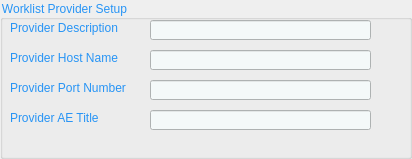
  <widget class="QGroupBox" name="groupBox_4">
   <property name="geometry">
    <rect>
     <x>1268</x>
     <y>11</y>
     <width>412</width>
     <height>159</height>
    </rect>
   </property>
   <property name="styleSheet">
    <string notr="true">QGroupBox{
	color: #2794f5;
}</string>
   </property>
   <property name="title">
    <string>Worklist Provider Setup</string>
   </property>
   <widget class="QLabel" name="label_13">
    <property name="geometry">
     <rect>
      <x>10</x>
      <y>20</y>
      <width>121</width>
      <height>16</height>
     </rect>
    </property>
    <property name="styleSheet">
     <string notr="true">QLabel{
	color: #2794f5;
}</string>
    </property>
    <property name="text">
     <string>Provider Description</string>
    </property>
   </widget>
   <widget class="QLineEdit" name="lineEdit_13">
    <property name="geometry">
     <rect>
      <x>150</x>
      <y>20</y>
      <width>221</width>
      <height>20</height>
     </rect>
    </property>
    <property name="styleSheet">
     <string notr="true">QLineEdit{
	background-color: #f4f9f9;
    background-image: url(url(:/new/Images/Chosen Button 1.png));
    background-attachment: fixed;
	color:#7ca2e6;
}</string>
    </property>
   </widget>
   <widget class="QLabel" name="label_14">
    <property name="geometry">
     <rect>
      <x>10</x>
      <y>50</y>
      <width>121</width>
      <height>16</height>
     </rect>
    </property>
    <property name="styleSheet">
     <string notr="true">QLabel{
	color: #2794f5;
}</string>
    </property>
    <property name="text">
     <string>Provider Host Name</string>
    </property>
   </widget>
   <widget class="QLineEdit" name="lineEdit_14">
    <property name="geometry">
     <rect>
      <x>150</x>
      <y>50</y>
      <width>221</width>
      <height>20</height>
     </rect>
    </property>
    <property name="styleSheet">
     <string notr="true">QLineEdit{
	background-color: #f4f9f9;
    background-image: url(url(:/new/Images/Chosen Button 1.png));
    background-attachment: fixed;
	color:#7ca2e6;
}</string>
    </property>
   </widget>
   <widget class="QLabel" name="label_15">
    <property name="geometry">
     <rect>
      <x>10</x>
      <y>80</y>
      <width>131</width>
      <height>16</height>
     </rect>
    </property>
    <property name="styleSheet">
     <string notr="true">QLabel{
	color: #2794f5;
}</string>
    </property>
    <property name="text">
     <string>Provider Port Number</string>
    </property>
   </widget>
   <widget class="QLineEdit" name="lineEdit_15">
    <property name="geometry">
     <rect>
      <x>150</x>
      <y>80</y>
      <width>221</width>
      <height>20</height>
     </rect>
    </property>
    <property name="styleSheet">
     <string notr="true">QLineEdit{
	background-color: #f4f9f9;
    background-image: url(url(:/new/Images/Chosen Button 1.png));
    background-attachment: fixed;
	color:#7ca2e6;
}</string>
    </property>
   </widget>
   <widget class="QLabel" name="label_16">
    <property name="geometry">
     <rect>
      <x>10</x>
      <y>110</y>
      <width>111</width>
      <height>16</height>
     </rect>
    </property>
    <property name="styleSheet">
     <string notr="true">QLabel{
	color: #2794f5;
}</string>
    </property>
    <property name="text">
     <string>Provider AE Title</string>
    </property>
   </widget>
   <widget class="QLineEdit" name="lineEdit_16">
    <property name="geometry">
     <rect>
      <x>150</x>
      <y>110</y>
      <width>221</width>
      <height>20</height>
     </rect>
    </property>
    <property name="styleSheet">
     <string notr="true">QLineEdit{
	background-color: #f4f9f9;
    background-image: url(url(:/new/Images/Chosen Button 1.png));
    background-attachment: fixed;
	color:#7ca2e6;
}</string>
    </property>
   </widget>
  </widget>
